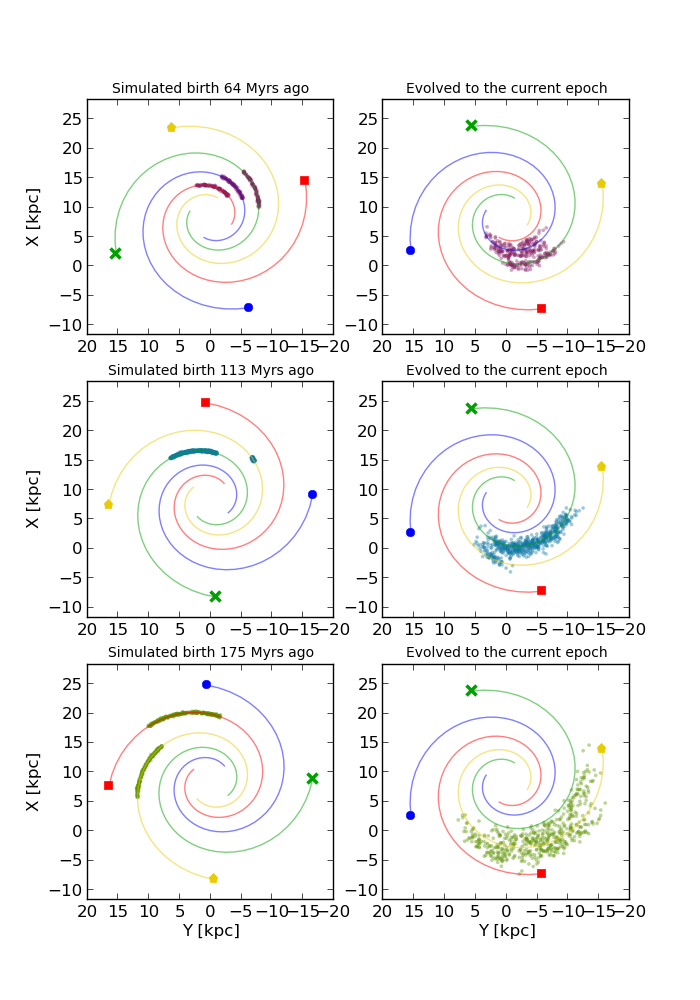

Generate this figure with Python:
#!/usr/bin/env python3

import matplotlib
matplotlib.use('Agg')
import matplotlib.pyplot as plt

from numpy import *
from collections import defaultdict
from parameters import arm_names
import plot_parameters # arm_names_abr, arm_colors, arm_symbol, arm_symbol_size, axis_view


# Uses:
#   spiral_arms_now.out
#   spiral_arms_earlier_64.out
#   spiral_arms_earlier_113.out
#   spiral_arms_earlier_175.out
#   generate_64Myr.out
#   generate_113Myr.out
#   generate_175Myr.out
#   generate_64Myr_evolved.out
#   generate_113Myr_evolved.out
#   generate_175Myr_evolved.out
# to generate run: ./do 

def loadarms(filename):
  try:
    f = open(filename, 'r')
  except IOError:
    print('Error opening file: %s'%filename)
    sys.exit()

  arms = defaultdict(list)
  arm_id = 0
  for line in f:
    if len(line) <= 0: continue
    l = line.strip()
    if len(l) <= 0: continue
    row = l.split()
    if l[0] == '#':
      if len(row) > 2 and row[1] == 'arm':
        try:
          arm_id = int(row[2])
          arm_id = arm_id % 4
        except ValueError:
          print('Arm ID should be an integer, e.g: "# arm 1".\nIn line: %s'%line)
          sys.exit()
      continue # other comment
    if len(row) >= 2:
      X, Y = float(row[0]), float(row[1])
      #print(X, Y, row)
      arms[arm_id].append([X, Y])

  f.close()
  return arms

fig, ax = plt.subplots(len(plot_parameters.simulation_ages), 2, figsize=plot_parameters.figsize)
arms_now = loadarms('spiral_arms_now.out')
for row, age in enumerate(plot_parameters.simulation_ages):
  arms = loadarms('spiral_arms_earlier_%d.out'%(age))

  for i in arms: # Galaxy "age" Myrs ago
    arm_name = arm_names[i]
    X, Y = array(arms[i]).T
    ax[row, 0].plot(Y, X, '-', color=plot_parameters.arm_colors[i], alpha=plot_parameters.arm_alpha)
    Xend, Yend = X[-1], Y[-1]
    marker, color, size = plot_parameters.arm_symbol[i], plot_parameters.arm_colors[i], plot_parameters.arm_symbol_size[i] * 0.6
    try:
      ax[row, 0].plot([Yend], [Xend], ms=size, color=color, marker=marker, mec=color)
    except ValueError:
      ax[row, 0].plot([Yend], [Xend], ms=size, color=color, marker='x', mec=color, mew=2.5)
      

  for i in arms_now: # Galaxy NOW
    arm_name = arm_names[i]
    X, Y = array(arms_now[i]).T
    ax[row, 1].plot(Y, X, '-', color=plot_parameters.arm_colors[i], alpha=plot_parameters.arm_alpha)
    Xend, Yend = X[-1], Y[-1]
    marker, color, size = plot_parameters.arm_symbol[i], plot_parameters.arm_colors[i], plot_parameters.arm_symbol_size[i] * 0.6
    try:
      ax[row, 1].plot([Yend], [Xend], ms=size, color=color, marker=marker, mec=color)
    except ValueError:
      ax[row, 1].plot([Yend], [Xend], ms=size, color=color, marker='x', mec=color, mew=2.5)

  pos_at_birth = loadtxt('generate_%dMyr.out'%(age), usecols=(0,1))
  pos_now = loadtxt('generate_%dMyr_evolved.out'%(age), usecols=(0,1))

  ax[row, 0].scatter(pos_at_birth.T[1], pos_at_birth.T[0], c=plot_parameters.simulation_colors[row], **plot_parameters.star_marker_params)
  ax[row, 1].scatter(pos_now.T[1],      pos_now.T[0],      c=plot_parameters.simulation_colors[row], **plot_parameters.star_marker_params)

  for col in [0, 1]:
    ax[row, col].set_xlim(*plot_parameters.axis_view[:2])
    ax[row, col].set_ylim(*plot_parameters.axis_view[2:])
    if row == len(plot_parameters.simulation_ages) - 1: 
      ax[row, col].set_xlabel('Y [kpc]')
  ax[row, 0].set_ylabel('X [kpc]')

plt.savefig('plot.png')

